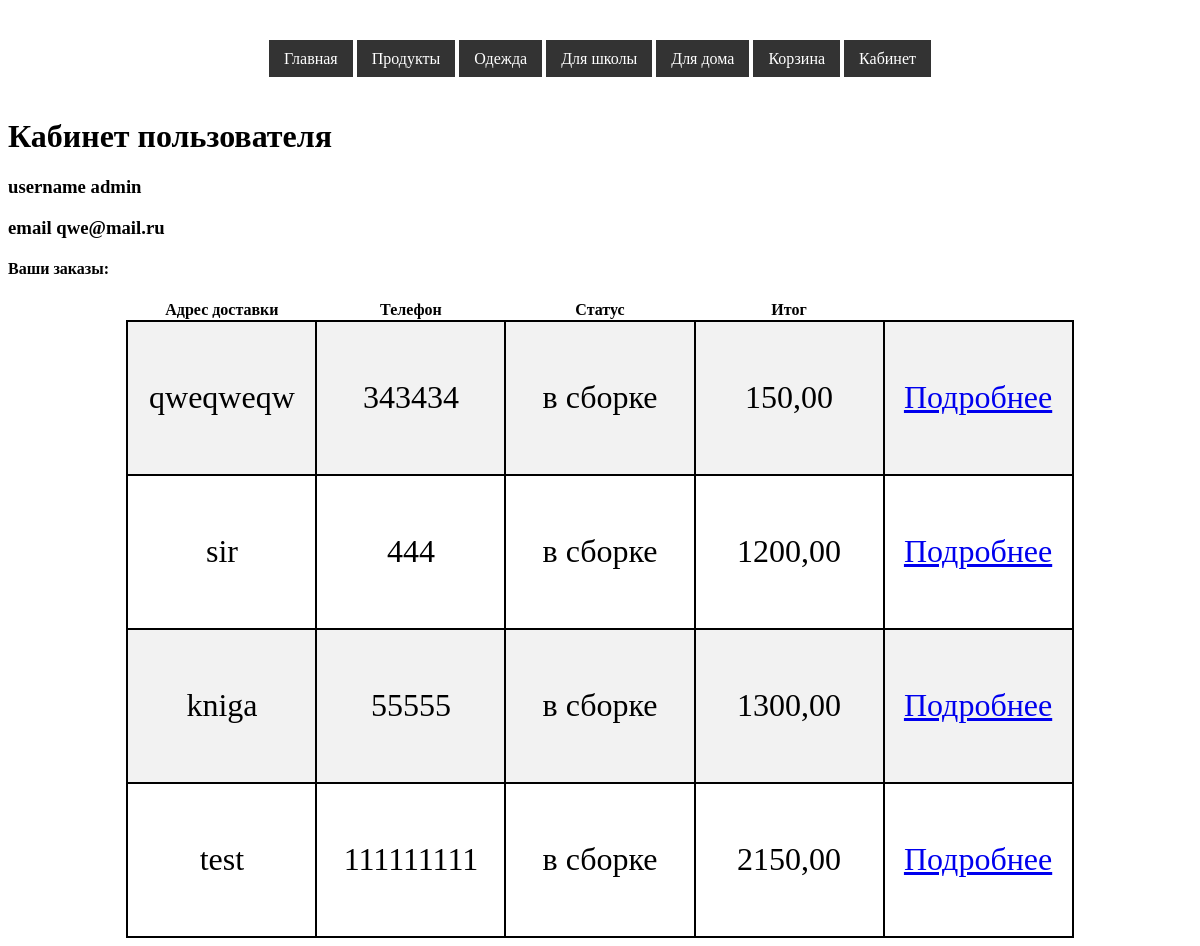
/cabinet/ (signed in), run on the app's committed database.
### app/models.py (models this page shows)
class Order(models.Model):
    STAT = (('в сборке','в сборке'),('в пути','в пути'),('доставлен','доставлен'))
    user = models.ForeignKey(to=User, on_delete=models.CASCADE)
    adres = models.CharField(max_length=100, verbose_name='Адрес')
    tel = models.CharField(max_length=100, verbose_name='Телефон')
    items = models.ManyToManyField(to=Tovar)
    zakaz = models.TextField(verbose_name='Заказ')
    status = models.CharField(choices=STAT, max_length=100)
    total = models.DecimalField(verbose_name='Итог',
                                max_digits=8,
                                decimal_places=2, blank=True, null=True)

### app/views.py (the view)
# urls.py: path('cabinet/', views.cabinet, name='cabinet'),
def cabinet(req):
    user = req.user
    items = Order.objects.filter(user=user)
    data={'items':items}
    return render(req, 'cabinet.html',data)

### templates/cabinet.html
{% extends 'index.html' %}
{%  load static %}
{% block content %}
<h1>Кабинет пользователя</h1>
    <h3>username {{ user.username }}</h3>
    <h3>email {{ user.email }}</h3>
    <h4>Ваши заказы:</h4>
    <table>
        <tr>
            <th>Адрес доставки</th>
            <th>Телефон</th>
            <th>Статус</th>
            <th>Итог</th>
        </tr>
        {% for one in items %}
            <tr>
            <td>{{ one.adres }}</td>
            <td>{{ one.tel }}</td>
            <td>{{ one.status }}</td>
            <td>{{ one.total }}</td>
            <td>
                <a href="{% url 'myzakaz' one.id%}">
                    Подробнее
                </a>
            </td>
            </tr>
        {% endfor %}
    </table>
{% endblock %}

### app/static/css/1.css (style rules this page uses)
table { border-collapse: collapse; width: 80%; margin: auto; }
table td { width: 20%; text-align: center; font-size: 2em; border: 2px solid black; height: 150px; }
table tr:nth-child(even) { background-color: #f2f2f2; }

### data on the page
Order: adres "qweqweqw", tel "343434", status "в сборке", total "150,00"
Order: adres "sir", tel "444", status "в сборке", total "1200,00"
Order: adres "kniga", tel "55555", status "в сборке", total "1300,00"
Order: adres "test", tel "111111111", status "в сборке", total "2150,00"

### other printed values
{{ user.username }} "admin"
{{ user.email }} "qwe@mail.ru"
